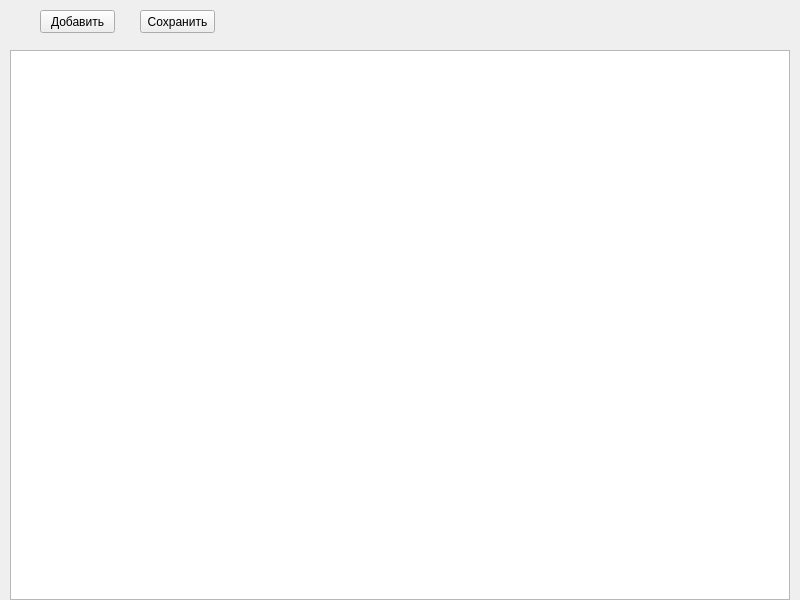
<?xml version="1.0" encoding="UTF-8"?>
<ui version="4.0">
 <class>Form</class>
 <widget class="QWidget" name="Form">
  <property name="geometry">
   <rect>
    <x>0</x>
    <y>0</y>
    <width>800</width>
    <height>600</height>
   </rect>
  </property>
  <property name="windowTitle">
   <string>Кофе</string>
  </property>
  <widget class="QTableWidget" name="table">
   <property name="geometry">
    <rect>
     <x>10</x>
     <y>50</y>
     <width>780</width>
     <height>550</height>
    </rect>
   </property>
  </widget>
    <widget class="QPushButton" name="add_button">
   <property name="geometry">
    <rect>
     <x>40</x>
     <y>10</y>
     <width>75</width>
     <height>23</height>
    </rect>
   </property>
   <property name="text">
    <string>Добавить</string>
   </property>
  </widget>
    <widget class="QPushButton" name="save_db_button">
   <property name="geometry">
    <rect>
     <x>140</x>
     <y>10</y>
     <width>75</width>
     <height>23</height>
    </rect>
   </property>
   <property name="text">
    <string>Сохранить</string>
   </property>
  </widget>
 </widget>
 <resources/>
 <connections/>
</ui>
